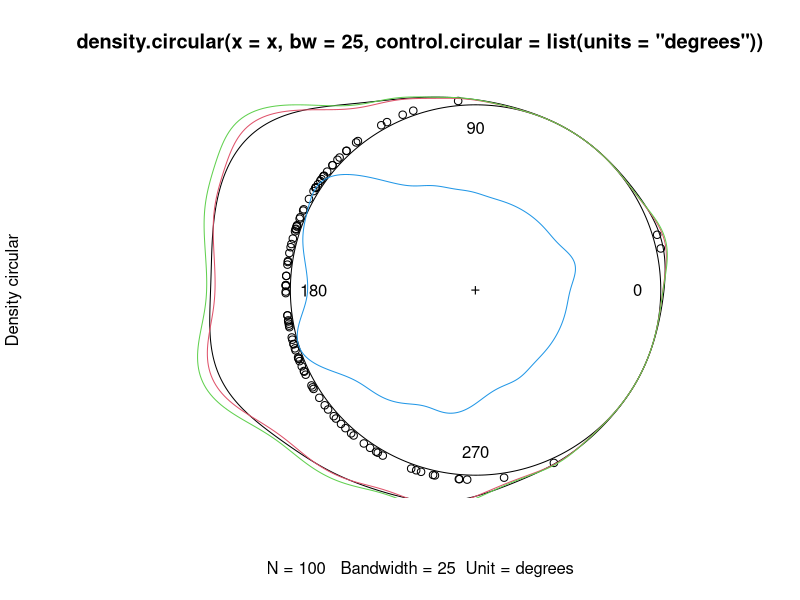

This chart was generated by the following R code:
library(circular)


### Name: density.circular
### Title: Kernel Density Estimation for Circular Data
### Aliases: density.circular print.density.circular
### Keywords: distribution smooth

### ** Examples

x <- rvonmises(n=100, mu=circular(pi), kappa=2)
res25 <- density(x, bw=25, control.circular=list(units="degrees"))
circularp(res25$x)
plot(res25, points.plot=TRUE, xlim=c(-1.6,1))
res50 <- density(x, bw=25, adjust=2)
lines(res50, col=2)
lines(res50, col=3, shrink=0.9) #shrink the plot wrt the function :-)
lines(res50, col=4, offset=0.5) #draw it with a reference circle of 0.5 
